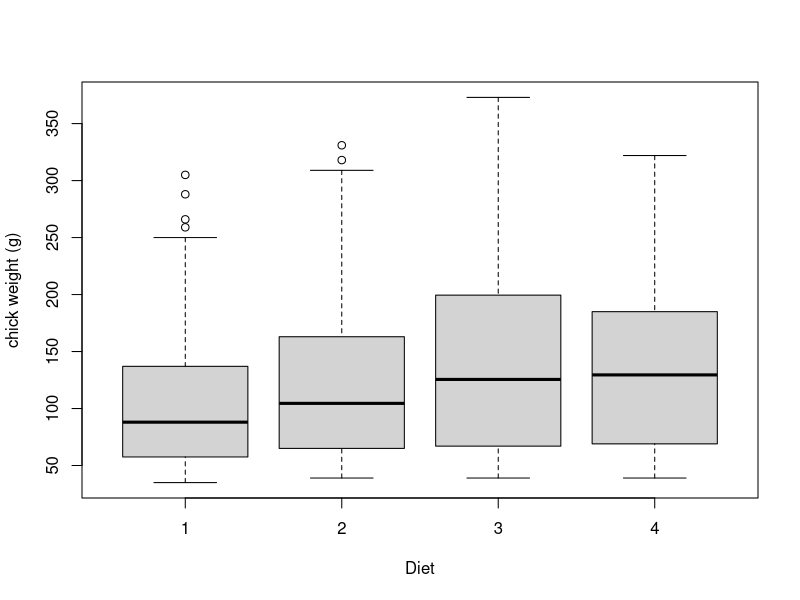

Recreate this plot in R. (Note: this script raises an error after producing the figure.)
## ========================================================================
## Chapter 2. Fundamentos Basicos de R (I)
## ========================================================================

## Mi primer script
## -----------------------------------------------------------------------
# Load datasets library
library(datasets)

# Read data set 
mydata = ChickWeight

# Plot weight over diets
boxplot(mydata$weight ~ mydata$Diet, 
        xlab = "Diet", ylab = "chick weight (g)")

# Overlay points
colors = as.numeric(ChickWeight$Diet)
points(mydata$weight ~ jitter(as.numeric(mydata$Diet)), 
       col= alpha(colors, 0.4),
       pch=19) 
